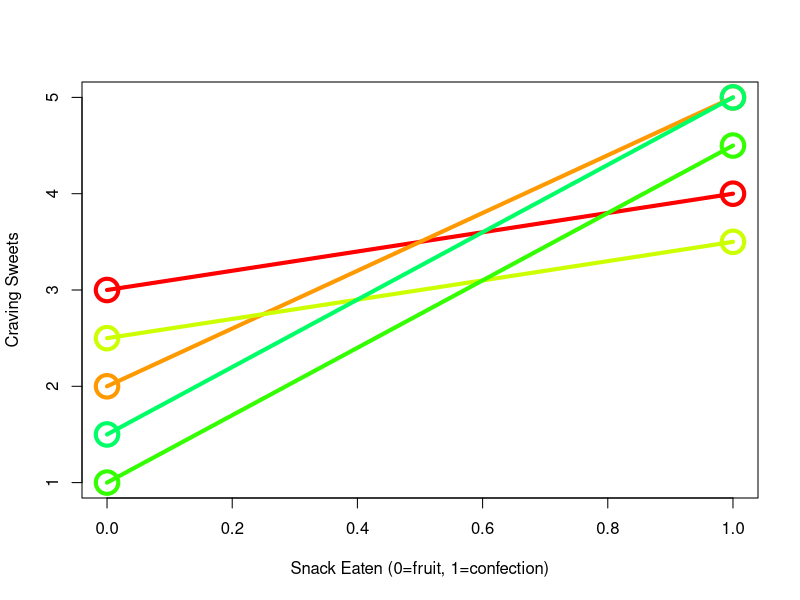

The R script that drew this image:


options(stringAsFactor=FALSE, width=300)

library(lme4)

xbool_save_file <- FALSE


xdf <- read.table("data_RndIntPlus_01.tsv", sep="\t", header=TRUE)

ydf <- xdf
ydf[ , "SnackEatenInd"] <- c(0, 1)[ match(xdf[ , "SnackEaten"], c("fruit", "confection")) ]


#### plot( SweetCraving ~ SnackEatenInd + Person, data=ydf)

#### look at make believe data:
ydf

### Person is a potential blocking or nesting factor


xpalette <- rep(rainbow(10)[1:5], each=2)


if(xbool_save_file) {
    png(file.path("~", "Desktop", "randomIntData_01.png"), width=1000, height=1000, pointsize=24)
}
plot( ydf[ , "SnackEatenInd"],  ydf[ , "SweetCraving"], col=xpalette, cex=3, lwd=4, ylab="Craving Sweets", xlab="Snack Eaten (0=fruit, 1=confection)")
for(i in 1:(nrow(ydf)/2)) {
    segments(x0=0, y0=ydf[ i*2-1, "SweetCraving"], x1=1, y1=ydf[ i*2, "SweetCraving"], col=xpalette[i*2-1], lwd=4)
}
if(xbool_save_file) { dev.off() }


xlmer <- lmer(SweetCraving ~ SnackEatenInd + ( 1 | Person ), data=ydf)
summary(xlmer)
#anova(xlmer)

# attributes(xlmer)



xlm2 <- lm(SweetCraving ~ SnackEatenInd, data=ydf)
summary(xlm2)

########### is the random intercept model significantly better than using fixed effect only?
########### we're actually testing null that xsigRndEff = 0 (given 'measure')
anova(xlmer, xlm2)



summary(lm(SweetCraving ~ SnackEatenInd + Person, data=ydf))


#####################nlme

library(nlme)

xnlme <- lme(SweetCraving ~ SnackEatenInd, random= ~ 1 | Person, data = ydf)

summary(xnlme)

#anova(xnlme)

########### is the random intercept model significantly better than using fixed effect only?
########### we're actually testing null that xsigRndEff = 0 (given 'snack eaten')
anova(xnlme, xlm2)


